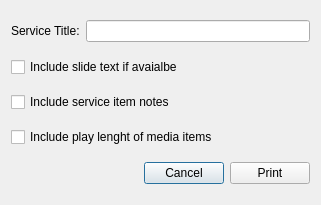
<?xml version="1.0" encoding="UTF-8"?>
<ui version="4.0">
 <class>Dialog</class>
 <widget class="QDialog" name="Dialog">
  <property name="geometry">
   <rect>
    <x>0</x>
    <y>0</y>
    <width>321</width>
    <height>205</height>
   </rect>
  </property>
  <property name="windowTitle">
   <string>Dialog</string>
  </property>
  <layout class="QHBoxLayout" name="horizontalLayout">
   <item>
    <layout class="QVBoxLayout" name="verticalLayout">
     <item>
      <layout class="QHBoxLayout" name="serviceTitleLayout">
       <item>
        <widget class="QLabel" name="serviceTitleLabel">
         <property name="text">
          <string>Service Title:</string>
         </property>
        </widget>
       </item>
       <item>
        <widget class="QLineEdit" name="serviceTitleLineEdit"/>
       </item>
      </layout>
     </item>
     <item>
      <widget class="QCheckBox" name="printSlideTextCheckBox">
       <property name="text">
        <string>Include slide text if avaialbe</string>
       </property>
      </widget>
     </item>
     <item>
      <widget class="QCheckBox" name="printNotesCheckBox">
       <property name="text">
        <string>Include service item notes</string>
       </property>
      </widget>
     </item>
     <item>
      <widget class="QCheckBox" name="metaDataCheckBox">
       <property name="text">
        <string>Include play lenght of media items</string>
       </property>
      </widget>
     </item>
     <item>
      <layout class="QHBoxLayout" name="buttonLayout">
       <item>
        <spacer name="horizontalSpacer">
         <property name="orientation">
          <enum>Qt::Horizontal</enum>
         </property>
         <property name="sizeHint" stdset="0">
          <size>
           <width>40</width>
           <height>20</height>
          </size>
         </property>
        </spacer>
       </item>
       <item>
        <widget class="QPushButton" name="cancelButton">
         <property name="text">
          <string>Cancel</string>
         </property>
        </widget>
       </item>
       <item>
        <widget class="QPushButton" name="printButton">
         <property name="text">
          <string>Print</string>
         </property>
        </widget>
       </item>
      </layout>
     </item>
    </layout>
   </item>
  </layout>
 </widget>
 <resources/>
 <connections/>
</ui>
